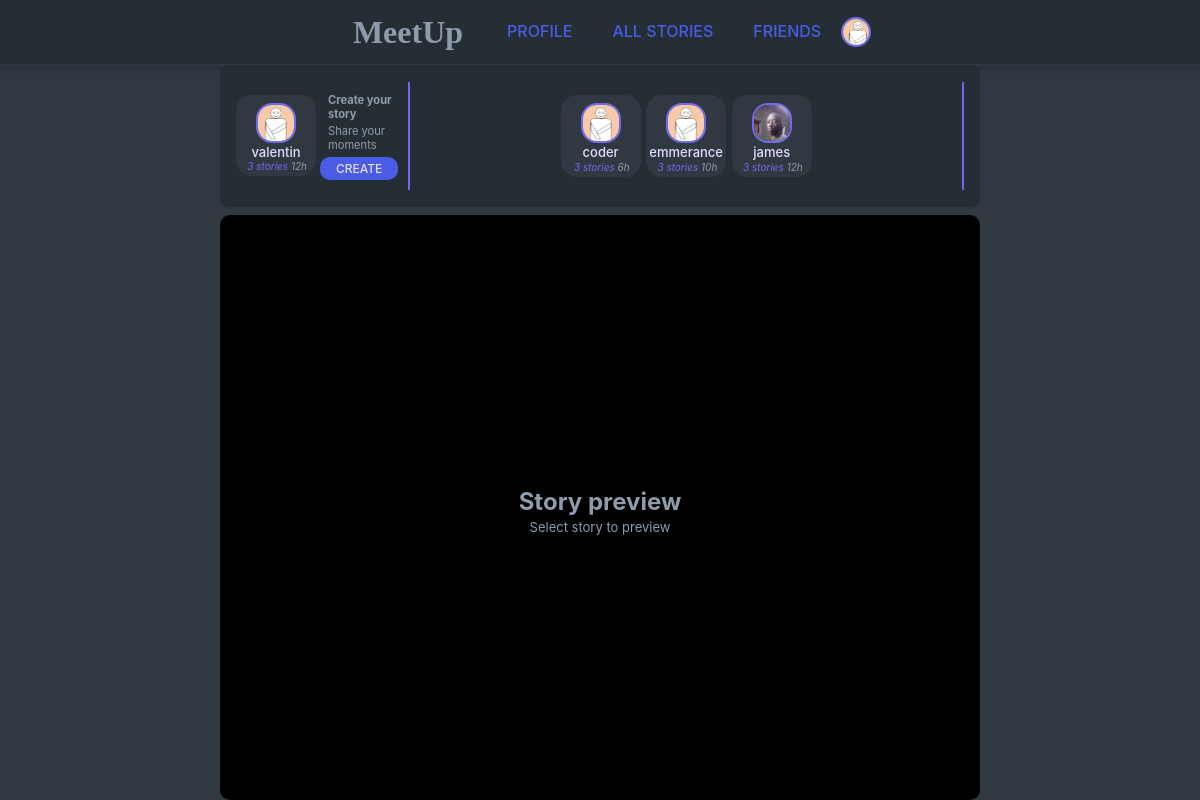
/stories/index.php (signed in), run on the app's committed database.
### tables this page shows
CREATE TABLE `users` (
  `fname` varchar(100) NOT NULL,
  `lname` varchar(100) NOT NULL,
  `email` varchar(100) NOT NULL,
  `dob` date NOT NULL,
  `sex` varchar(7) NOT NULL,
  `username` varchar(100) NOT NULL,
  `password` varchar(100) NOT NULL,
  `about` varchar(500) NOT NULL DEFAULT 'Unknown',
  `profile_pic` varchar(500) NOT NULL DEFAULT 'default.png',
  `address` varchar(100) DEFAULT 'Unknown',
  `status` varchar(10) NOT NULL DEFAULT 'offline',
  `code` varchar(200) NOT NULL,
  `verify` varchar(200) NOT NULL
);

CREATE TABLE `stories` (
  `id` int(11) NOT NULL,
  `username` varchar(100) NOT NULL,
  `image` varchar(300) NOT NULL,
  `description` text NOT NULL,
  `expired` tinyint(4) NOT NULL,
  `created_at` timestamp NOT NULL DEFAULT current_timestamp(),
  `has_media` tinyint(4) DEFAULT 0,
  `media` varchar(300) NOT NULL,
  `views` int(11) NOT NULL DEFAULT 0
);

### classes/init.php (called while the page is built, shortened)
<?php session_start();
require 'user.php';
require 'db.php';
require 'date.php';
$db_obj         = new Con();
$db_connection  = $db_obj->create_connection();
$user_obj       = new User($db_connection, $_SESSION["a_user"]);
$date_obj       = new Dates();
$me             = $user_obj->get_user_data($_SESSION["a_user"]);

### classes/user.php (called while the page is built, shortened)
<?php
class User
{
    protected $db;
    function __construct($conn, $me)
    {
        $this->db = $conn;
    }
    function get_user_data($username)
    {
        try {
            $sql  = "SELECT * FROM users WHERE username = ?";
            $stmt = $this->db->prepare($sql);
            $stmt->execute([$username]);
            if ($stmt->rowCount() == 1) {
                return $stmt->fetch(PDO::FETCH_OBJ);
            } else {
                return ["Error" => " User data not found."];
            }
        } catch (PDOException $e) {
            return ["Error" => "DB_ERROR: <u><i><b>" . $e->getMessage() . "</b></i></u>"];
        }
    }
}

### stories/DB.php (called while the page is built)
<?php
class DB
{
    protected string $server;
    protected string $user;
    protected string $database;
    protected string $password;
    public function __construct(string $server = "localhost", string $user = "root", string $database = "project2", string $password = "")
    {
        $this->server   = $server;
        $this->user     = $user;
        $this->database = $database;
        $this->password = $password;
    }
    public function createConnection()
    {
        try {
            $conn = new \PDO(
                "mysql:host=$this->server;dbname=$this->database",
                $this->user,
                $this->password
            );
            $conn->setAttribute(\PDO::ATTR_ERRMODE, \PDO::ERRMODE_EXCEPTION);
            return $conn;
        } catch (\PDOException $e) {
            return ['Error' => '<big>' . $e->getMessage() . '</big>'];
        }
    }
    public static function conn()
    {
        return (new DB())->createConnection();
    }
}

### stories/Story.php (called while the page is built, shortened)
<?php
require __DIR__ ."/DB.php";
class Story
{
    public static function getFriendsStories(string $username)
    {
        $we_are_friends = <<<QE
        (friend = `stories`.`username` AND partener = :user)
        OR
        (partener = `stories`.`username` AND friend = :user)
        QE;
        $query = <<<QUERY
            SELECT *, COUNT(`stories`.`id`) as story_count
             FROM `stories` WHERE EXISTS
             (SELECT * FROM `friends` WHERE ($we_are_friends))
             GROUP BY `stories`.`username`
             ORDER BY `stories`.`created_at` DESC
        QUERY;
        $stmt = DB::conn()->prepare($query);
        $stmt->setFetchMode(PDO::FETCH_CLASS, __CLASS__);
        $stmt->execute([':user' => $username]);
        return $stmt->fetchAll();
    }
    public static function findByUser(string $username)
    {
        $stmt = DB::conn()->prepare("SELECT *, (SELECT COUNT(`stories`.`id`) FROM `stories` WHERE `username` = ? ) as story_count FROM `stories`  WHERE `username`=? ORDER BY created_at ASC LIMIT 1");
        $stmt->execute([$username, $username]);
        $stmt->setFetchMode(PDO::FETCH_CLASS, __CLASS__);
        return $stmt->fetch();
    }
}

### classes/date.php (called while the page is built, shortened)
<?php
	class Dates
	{
		protected $now;
		function __construct()
		{
			$this->now = strtotime(date("Y-m-d H:i:s"));
		}
		function dateDiffStr($date){
			$diff = $this->now - strtotime($date);
			if ($diff < 60) {
				if ($diff >= 0) {
					return "now";
				}else{
					if ($diff > -60) {
						return " next " . $diff . "s";
					}
					elseif ($diff <= -60 && $diff > -3600) {
						return " next " . round($diff/-60) . "m";
					}
					elseif ($diff <= -3600 && $diff > -86400) {
						return " next " . round($diff/-3600) . "hr";
					}
					elseif ($diff <= -86400 && $diff > (-86400 * 7)) {
						if (round($diff/-86400) == 1) {
							return "Tommorow " . date("G:i", strtotime($date));
							exit;
						}
						return date("D, M j", strtotime($date));
					}
					else {
						$year = date_format(date_create($date), "Y");
						if ($year == date("Y", $this->now)) {
							return date("M j", strtotime($date));
						}else{
							return date("M j, Y", strtotime($date));
						}
					}
				}
			}
			elseif ($diff >= 60 && $diff < 3600) {
				return round($diff/60) . "m";
			}
			elseif ($diff >= 3600 && $diff < 86400) {
				return (round($diff/3600) > 1 )? round($diff/3600) . "h" : "1h";
			}
			elseif ($diff >= 86400 && $diff < (86400 * 7)) {
				if (round($diff/86400) == 1) {
					return "Yesterday " . date("G:i", strtotime($date));
					exit;
				}
				return  date("D, G:i", strtotime($date));
			}
		}
	}

### stories/index.php (the view, shortened to what this page needs)
<?php
require '../classes/init.php';
require './Story.php';
$main_story = null;
$stories = Story::getFriendsStories($me->username);
$next_story = null;
$prev_story = null;
$my_story = Story::findByUser($me->username);
function isActive(Story $str)
{
    $main_story = $GLOBALS['main_story'];
    return $str->username === $main_story?->username;
}
?>
<!DOCTYPE html>
<html lang="en">
<head>
    <link rel="stylesheet" href="./css/main.css">
    <link rel="stylesheet" href="./css/stories.css">
</head>
<body>
    <nav>
        <div class="logo">MeetUp</div>
        <ul>
            <li><a href="../friends/profile.php">Profile</a></li>
            <li><a href="./index.php">All Stories</a></li>
            <li><a href="../friends/friends.php">Friends</a></li>
        </ul>
        <div class="account">
            <img src="../images/<?php echo $me->profile_pic; ?>" alt="Image" class="accountImg">
        </div>
    </nav>
    <div class="storyContainer">
        <div class="sideBar">
            <div class="myStory">
                <?php if ($my_story) : ?>
                    <div class="storyList">
                        <div class="storyItem <?php echo isActive($my_story) ? "active" : ""; ?>">
                            <div class="storyImg">
                                <img src="../images/<?php echo urlencode($me->profile_pic); ?>" alt="User Pic" />
                            </div>
                            <div class="storyDetails">
                                <a href="#" class="storyName">
                                    <?php echo $my_story->username; ?>
                                </a>
                                <div class="storyData">
                                    <?php echo $my_story->story_count ? "</span><span class='storyCount'>{$my_story->story_count} stories</span>" : ""; ?>
                                    <span class="storyTime"><?php echo $date_obj->dateDiffStr($my_story->created_at); ?></span>
                                </div>
                            </div>
                        </div>
                    </div>
                <?php endif; ?>
                <div class="storyCreate">
                    <a href="./story_create.php" class="storyCreateBtn btn">Create</a class="btn" href="./story_create.html">
                    <div class="createText">
                        <h5 class="createStoryHeader">Create your story</h5>
                        <small class="createStoryDec">Share your moments</small>
                    </div>
                </div>
            </div>
            <div class="friendStories">
                <div class="storyList">
                    <?php foreach ($stories as $story) : ?>
                        <?php
                        $user  = ($user_obj->get_user_data($story->username));
                        ?>
                        <div class="storyItem <?php echo isActive($story) ? "active" : ""; ?>">
                            <div class="storyImg">
                                <img src="../images/<?php echo urlencode($user->profile_pic); ?>" alt="User Pic" />
                            </div>
                            <a href="#" class="storyName">
                                <?php echo $story->username; ?>
                            </a>
                            <div class="storyDetails">
                                <div class="storyData">
                                    <?php echo $my_story->story_count ? "</span><span class='storyCount'>{$my_story->story_count} stories</span>" : ""; ?>
                                    <span class="storyTime"><?php echo $date_obj->dateDiffStr($story->created_at); ?></span>
                                </div>
                            </div>
                        </div>
                    <?php endforeach; ?>
                </div>
            </div>
        </div>
        <div class="main">
            <?php if ($main_story) : ?>
                <div class="storyPreviewContainer">
                    <div class="storyPreview">
                        <?php if ($main_story->image) : ?>
                            <?php $user = $user_obj->get_user_data($main_story->username); ?>
                            <img src="./story_uploads/<?php echo $main_story->image; ?>" alt="story Image" class="storyPreviewImg">
                        <?php endif; ?>
                        <?php if ($main_story->description) : ?>
                            <div class="<?php echo !$main_story->image ? 'centered' : ""; ?> storyDesc"><?php echo $main_story->description; ?></div>
                        <?php endif; ?>
                        <div class="storyPreviewControls">
                            <div class="storyPreviewProgressContainer">
                                <div class="storyPreviewProgress"></div>
                            </div>
                            <div class="storyPreviewUser">
                                <div class="storyPreviewUserImg">
                                    <img src="../images/<?php echo $user->profile_pic; ?>" alt="user image">
                                </div>
                                <div class="storyPreviewUserInfo">
                                    <a href="#" class="storyPreviewUserName"><?php echo $main_story->username; ?></a>
                                    <span class="storyPreviewTime"><?php echo $date_obj->dateDiffStr($main_story->created_at); ?></span>
                                </div>
                            </div>
                        </div>
                    </div>
                    <?php if ($prev_story) : ?>
                        <a href="./index.php?story=<?php echo $prev_story->id; ?>" class="storyPreviewPrevButton btn">Prev</a>
                    <?php endif; ?>
                    <?php if ($next_story) : ?>
                        <a href="./index.php?story=<?php echo $next_story->id; ?>" class="storyPreviewNextButton btn">Next</a>
                    <?php endif; ?>
                    <form class="storyPreviewReply" action="./story_reply.php" method="post">
                        <?php if ($main_story?->username !== $me->username) :  ?>
                            <input type="hidden" name="sender" value="<?php echo $me->username; ?>">
                            <input type="hidden" name="story_id" value="<?php echo $main_story->id; ?>">
                            <input required placeholder="reply..." type="text" name="reply" class="storyPreviewReplyInput">
                            <button class="storyPreviewReplyBtn">Reply</button>
                        <?php endif; ?>
                    </form>
                </div>
            <?php else : ?>
                <div class="centerText">
                    <h2 class="header">Story preview</h2>
                    <p>Select story to preview</p>
                </div>
            <?php endif; ?>
        </div>
    </div>
</body>
</html>

### data on the page
users: profile_pic (placeholder picture)
stories: username "valentin", created_at "12h"
stories: username.profile_pic (placeholder picture), username "coder", story_count "3", created_at "6h"
stories: username.profile_pic (placeholder picture), username "emmerance", story_count "3", created_at "10h"
stories: username.profile_pic (picture), username "james", story_count "3", created_at "12h"

### other printed values
$my_story->story_count "3"
